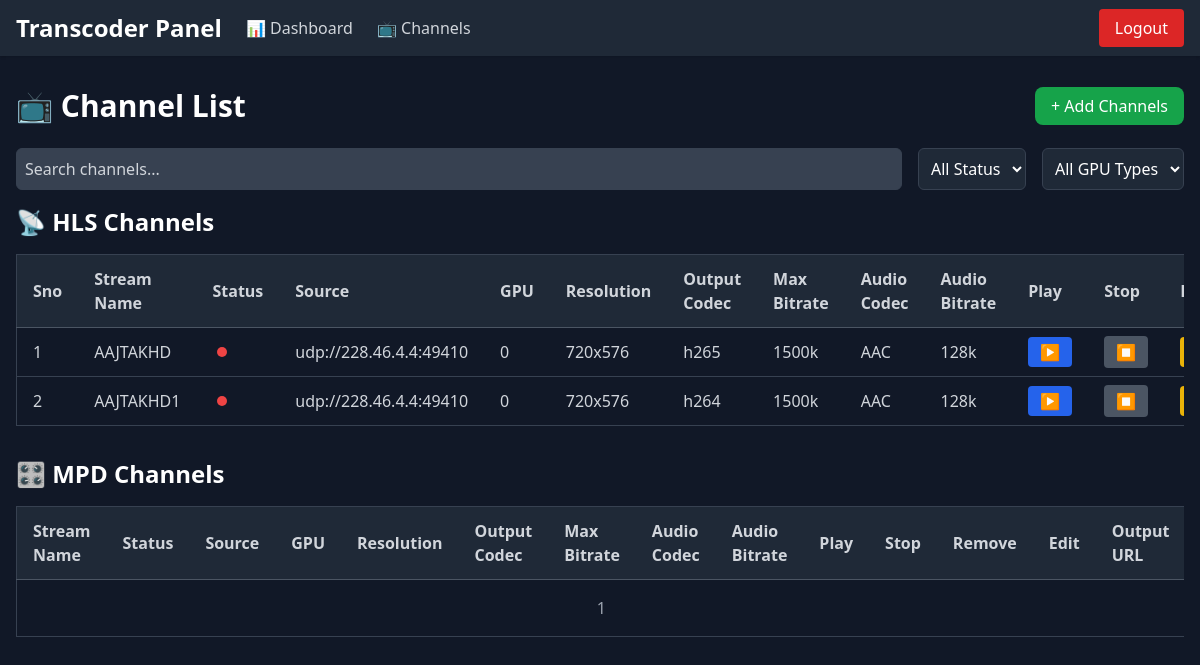
Page /channels/ (signed in) on the committed database.
### transcoder/models.py (models this page shows, shortened)
class Stream(models.Model):
    name = models.CharField(max_length=100, unique=True)
    source = models.CharField(max_length=255)
    mapping = models.CharField(max_length=255, blank=True, null=True)
    gpu = models.IntegerField(null=True, blank=True)
    deinterlacing = models.CharField(max_length=255, blank=True, null=True)
    stream_type = models.CharField(max_length=20, choices=STREAM_TYPE_CHOICES)
    resolution = models.CharField(max_length=20)
    output_codec = models.CharField(max_length=20, choices=OUTPUT_CODEC_CHOICES)
    bitrate = models.CharField(max_length=20)
    max_bitrate = models.CharField(max_length=20)
    preset = models.CharField(max_length=20, choices=PRESET_CHOICES)
    output_stream = models.CharField(max_length=10, choices=OUTPUT_STREAM_CHOICES)
    output_ip = models.CharField(max_length=50, blank=True, null=True)
    frame_rate = models.IntegerField()
    audio_bitrate = models.CharField(max_length=20)
    audio_volume = models.IntegerField()
    audio_codec = models.CharField(max_length=10, choices=AUDIO_CODEC_CHOICES)
    is_running = models.BooleanField(default=False)

### transcoder/views.py (the view)
# urls.py: path('channels/', views.channel_list, name='channel_list'),
@login_required
def channel_list(request):
    update_stream_statuses()
    hls_channels = Stream.objects.filter(output_stream='HLS')
    mpd_channels = Stream.objects.filter(output_stream='MPD')
    return render(request, 'transcoder/channel_list.html', {
        'hls_channels': hls_channels,
        'mpd_channels': mpd_channels
    })

### transcoder/views.py (called while the page is built)
def update_stream_statuses():
    process_cmds = [' '.join(p.info['cmdline']) for p in psutil.process_iter(['cmdline']) if p.info['cmdline']]
    for stream in Stream.objects.all():
        is_running_now = any(stream.name in cmd for cmd in process_cmds)
        if stream.is_running != is_running_now:
            stream.is_running = is_running_now
            stream.save(update_fields=['is_running'])

### transcoder/templates/transcoder/channel_list.html (shortened to what this page needs)
{% extends 'transcoder/base.html' %}
{% block content %}
<div class="flex items-center justify-between mb-6">
  <h2 class="text-3xl font-bold text-white">📺 Channel List</h2>
  <div class="space-x-3">
    <a href="{% url 'add_stream' %}" class="bg-green-600 hover:bg-green-700 text-white px-4 py-2 rounded-lg">+ Add Channels</a>
  </div>
</div>
<div class="flex items-center mb-4 space-x-4">
  <input id="search-bar" type="text" class="w-full p-2 border border-gray-700 bg-gray-700 text-white placeholder-gray-300 rounded-md" placeholder="Search channels...">
  <select id="status-filter" class="p-2 border border-gray-700 rounded-md">
    <option value="">All Status</option>
  </select>
<select id="gpu-filter" class="p-2 border border-gray-700 rounded-md">
  <option value="">All GPU Types</option>
</select>
</div>
<h3 class="text-2xl font-semibold text-white mb-4">📡 HLS Channels</h3>
<div class="overflow-x-auto">
  <table id="hls-channel-table" class="w-full text-left text-gray-300 border border-gray-700 rounded-lg">
    <thead class="bg-gray-800">
      <tr>
        <th class="px-4 py-3 border-b border-gray-600">Sno</th>
        <th class="px-4 py-3 border-b border-gray-600">Stream Name</th>
        <th class="px-4 py-3 border-b border-gray-600">Status</th>
        <th class="px-4 py-3 border-b border-gray-600">Source</th>
        <th class="px-4 py-3 border-b border-gray-600">GPU</th>
        <th class="px-4 py-3 border-b border-gray-600">Resolution</th>
        <th class="px-4 py-3 border-b border-gray-600">Output Codec</th>
        <th class="px-4 py-3 border-b border-gray-600">Max Bitrate</th>
        <th class="px-4 py-3 border-b border-gray-600">Audio Codec</th>
        <th class="px-4 py-3 border-b border-gray-600">Audio Bitrate</th>
        <th class="px-4 py-3 border-b border-gray-600">Play</th>
        <th class="px-4 py-3 border-b border-gray-600">Stop</th>
        <th class="px-4 py-3 border-b border-gray-600">Remove</th>
      </tr>
    </thead>
    <tbody id="hls-channel-body">
      {% for ch in hls_channels %}
      <tr class="channel-row border-b border-gray-700 hover:bg-gray-800">
        <td class="px-4 py-2">{{ forloop.counter }}</td>
        <td class="px-4 py-2">{{ ch.name }}</td>
        <td class="px-4 py-2 status-cell" id="status-{{ ch.id }}">
          {% if ch.is_running %}
            <svg class="w-5 h-5 text-green-500" fill="currentColor" viewBox="0 0 20 20">
              <circle cx="10" cy="10" r="5"></circle>
            </svg>
          {% else %}
            <svg class="w-5 h-5 text-red-500" fill="currentColor" viewBox="0 0 20 20">
              <circle cx="10" cy="10" r="5"></circle>
            </svg>
          {% endif %}
        </td>
        <td class="px-4 py-2">{{ ch.source }}</td>
        <td class="px-4 py-2 gpu-cell ">
         {% if ch.gpu is None %}
            CPU
         {% else %}
           {{ ch.gpu }}
         {% endif %}
        </td>
        <td class="px-4 py-2">{{ ch.resolution }}</td>
        <td class="px-4 py-2">{{ ch.output_codec }}</td>
        <td class="px-4 py-2">{{ ch.max_bitrate }}</td>
        <td class="px-4 py-2">{{ ch.audio_codec }}</td>
        <td class="px-4 py-2">{{ ch.audio_bitrate }}</td>
        <td class="px-4 py-2">
          {% if not ch.is_running %}
            <a id="start-btn-{{ ch.id }}" href="{% url 'play_stream' ch.id %}" class="bg-blue-600 hover:bg-blue-700 text-white px-3 py-1 rounded">▶️</a>
          {% else %}
            <button id="start-btn-{{ ch.id }}" class="bg-gray-600 text-white px-3 py-1 rounded cursor-not-allowed" disabled>▶️</button>
          {% endif %}
        </td>
        <td class="px-4 py-2">
          {% if ch.is_running %}
            <a id="stop-btn-{{ ch.id }}" href="{% url 'stop_stream' ch.id %}" class="bg-red-600 hover:bg-red-700 text-white px-3 py-1 rounded">⏹️</a>
          {% else %}
            <button id="stop-btn-{{ ch.id }}" class="bg-gray-600 text-white px-3 py-1 rounded cursor-not-allowed" disabled>⏹️</button>
          {% endif %}
        </td>
        <td class="px-4 py-2">
          <a href="{% url 'delete_stream' ch.id %}" onclick="return confirm('Delete this stream?');"
             class="bg-yellow-500 hover:bg-yellow-600 text-white px-3 py-1 rounded">🗑️</a>
        </td>
      </tr>
      {% empty %}
      <tr><td colspan="14" class="text-center text-gray-400 p-4">No HLS channels found.</td></tr>
      {% endfor %}
    </tbody>
  </table>
</div>
<h3 class="text-2xl font-semibold text-white mt-8 mb-4">🎛️ MPD Channels </h3>
<div class="overflow-x-auto">
  <table id="mpd-channel-table" class="w-full text-left text-gray-300 border border-gray-700 rounded-lg">
    <thead class="bg-gray-800">
      <tr>
        <th class="px-4 py-3 border-b border-gray-600">Stream Name</th>
        <th class="px-4 py-3 border-b border-gray-600">Status</th>
        <th class="px-4 py-3 border-b border-gray-600">Source</th>
        <th class="px-4 py-3 border-b border-gray-600">GPU</th>
        <th class="px-4 py-3 border-b border-gray-600">Resolution</th>
        <th class="px-4 py-3 border-b border-gray-600">Output Codec</th>
        <th class="px-4 py-3 border-b border-gray-600">Max Bitrate</th>
        <th class="px-4 py-3 border-b border-gray-600">Audio Codec</th>
        <th class="px-4 py-3 border-b border-gray-600">Audio Bitrate</th>
        <th class="px-4 py-3 border-b border-gray-600">Play</th>
        <th class="px-4 py-3 border-b border-gray-600">Stop</th>
        <th class="px-4 py-3 border-b border-gray-600">Remove</th>
        <th class="px-4 py-3 border-b border-gray-600">Edit</th>
        <th class="px-4 py-3 border-b border-gray-600">Output URL</th>
      </tr>
    </thead>
    <tbody id="mpd-channel-body">
           {% if mpd_channels %}
      {% for ch in mpd_channels %}
      <tr class="channel-row border-b border-gray-700 hover:bg-gray-800">
        <td class="px-4 py-2">{{ ch.name }}</td>
        <td class="px-4 py-2 status-cell" id="status-{{ ch.id }}">
          {% if ch.is_running %}
            <svg class="w-5 h-5 text-green-500" fill="currentColor" viewBox="0 0 20 20">
              <circle cx="10" cy="10" r="5"></circle>
            </svg>
          {% else %}
            <svg class="w-5 h-5 text-red-500" fill="currentColor" viewBox="0 0 20 20">
              <circle cx="10" cy="10" r="5"></circle>
            </svg>
          {% endif %}
        </td>
        <td class="px-4 py-2">{{ ch.source }}</td>
        <td class="px-4 py-2">{{ ch.gpu }}</td>
        <td class="px-4 py-2">{{ ch.resolution }}</td>
        <td class="px-4 py-2">{{ ch.output_codec }}</td>
        <td class="px-4 py-2">{{ ch.max_bitrate }}</td>
        <td class="px-4 py-2">{{ ch.audio_codec }}</td>
        <td class="px-4 py-2">{{ ch.audio_bitrate }}</td>
        <td class="px-4 py-2">
          {% if not ch.is_running %}
            <a id="start-btn-{{ ch.id }}" href="{% url 'play_stream' ch.id %}" class="bg-blue-600 hover:bg-blue-700 text-white px-3 py-1 rounded">▶️</a>
          {% else %}
            <button id="start-btn-{{ ch.id }}" class="bg-gray-600 text-white px-3 py-1 rounded cursor-not-allowed" disabled>▶️</button>
          {% endif %}
        </td>
        <td class="px-4 py-2">
          {% if ch.is_running %}
            <a id="stop-btn-{{ ch.id }}" href="{% url 'stop_stream' ch.id %}" class="bg-red-600 hover:bg-red-700 text-white px-3 py-1 rounded">⏹️</a>
          {% else %}
            <button id="stop-btn-{{ ch.id }}" class="bg-gray-600 text-white px-3 py-1 rounded cursor-not-allowed" disabled>⏹️</button>
          {% endif %}
        </td>
        <td class="px-4 py-2">
          <a href="{% url 'delete_stream' ch.id %}" onclick="return confirm('Delete this stream?');"
             class="bg-yellow-500 hover:bg-yellow-600 text-white px-3 py-1 rounded">🗑️</a>
        </td>
        <td class="px-4 py-2">
          <a href="{% url 'edit_stream' ch.id %}" class="bg-yellow-500 hover:bg-yellow-600 text-white px-3 py-1 rounded">✏️</a>
        </td>
        <td class="px-4 py-2 text-blue-400 underline">http://180.188.254.253/live/{{ ch.name }}.mpd</td>
      </tr>
      {% endfor %}
      {% else %}
      <tr><td colspan="14" class="text-center text-gray-400 p-4">No MPD channels found.</td></tr>
      {% endif %}
    </tbody>
  </table>
</div>
{% endblock %}

### transcoder/templates/transcoder/base.html (shortened to what this page needs)
{% load static %}
<!DOCTYPE html>
<html>
<head>
<script src="https://cdn.tailwindcss.com"></script>
</head>
<body class="bg-gray-900 text-white">
<nav class="bg-gray-800 shadow">
  <div class="max-w-7xl mx-auto px-4 py-3 flex justify-between items-center">
    <div class="flex items-center space-x-6">
      <a href="/" class="text-2xl font-bold text-white">Transcoder Panel</a>
      <a href="{% url 'dashboard' %}" class="text-gray-300 hover:text-white">📊 Dashboard</a>
      <a href="{% url 'channel_list' %}" class="text-gray-300 hover:text-white">📺 Channels</a>
    </div>
    <div>
      <a href="{% url 'logout' %}" class="bg-red-600 text-white px-4 py-2 rounded hover:bg-red-700">Logout</a>
    </div>
  </div>
</nav>
<div class="max-w-7xl mx-auto px-4 py-8">
  {% block content %}{% endblock %}
</div>
</body>
</html>

### transcoder/templates/transcoder/base.html (style rules this page uses)
select { background-color: #1f2937; color: #fff; border-color: #4b5563; padding: 0.5rem 1rem; border-radius: 0.5rem; }

### rows in the picture
Stream: name "AAJTAKHD", is_running False (drawn), source "udp://228.46.4.4:49410", gpu "0", resolution "720x576", output_codec "h265", max_bitrate "1500k", audio_codec "AAC", audio_bitrate "128k"
Stream: name "AAJTAKHD1", is_running False (drawn), source "udp://228.46.4.4:49410", gpu "0", resolution "720x576", output_codec "h264", max_bitrate "1500k", audio_codec "AAC", audio_bitrate "128k"
